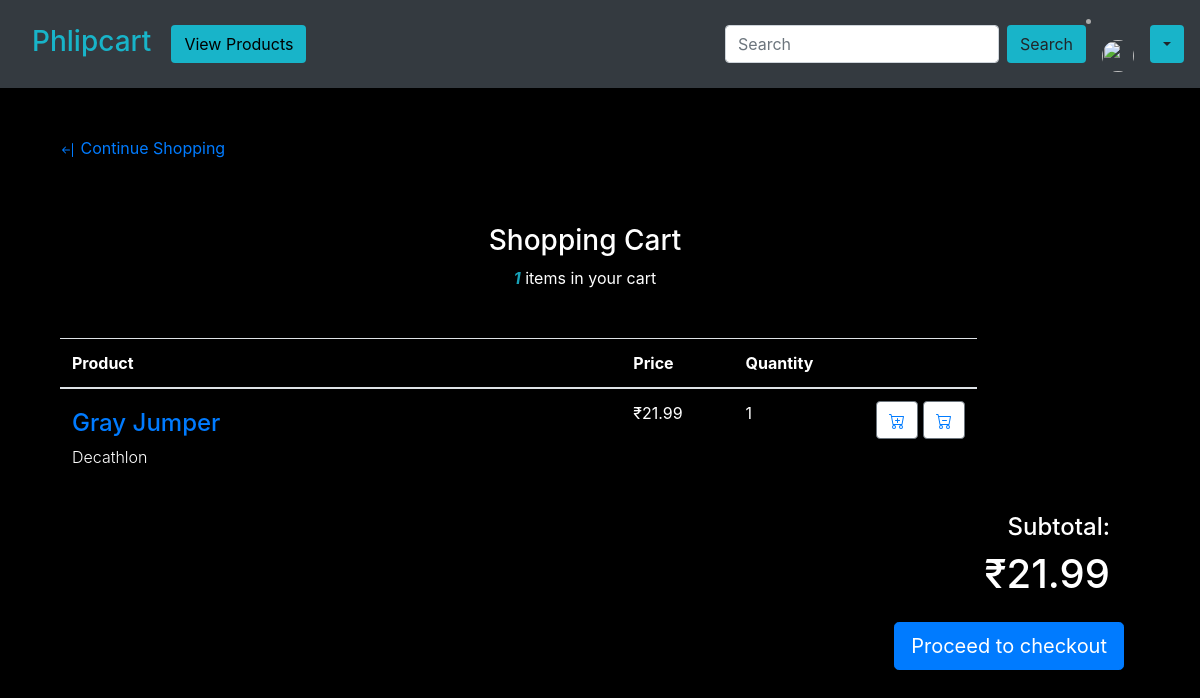
The app's page /cart (signed in) with its own data.
### base/models.py (models this page shows, shortened)
class CartProduct(models.Model):
    user = models.ForeignKey(settings.AUTH_USER_MODEL, on_delete=models.CASCADE,
                            blank=True, null=True)
    product = models.ForeignKey(Product, on_delete=models.CASCADE)
    quantity = models.IntegerField(default=1)

class Product(models.Model):
    title = models.CharField(max_length=100, blank=False, default='')
    price = models.FloatField(blank=False)
    available_units = models.IntegerField(blank=False, default='')
    description = models.TextField(max_length=500, blank=False, default='')
    seller = models.TextField(max_length=100, blank=False)
    categories = models.ForeignKey(Category, on_delete=models.CASCADE, default=True, null=False)
    ratings = models.ForeignKey(Rating, on_delete=models.CASCADE, blank=True, null=False)
    image = models.ImageField(upload_to='images/', default='images/default.jpg')
    slug = models.SlugField()
    def get_abs_url(self):
        return reverse("base:product", kwargs={
            'slug': self.slug
        })
    def get_add_to_cart_url(self):
        return reverse("base:add-to-cart", kwargs={
            'slug': self.slug
        })
    def get_remove_one_from_cart_url(self):
        return reverse("base:remove-one-from-cart", kwargs={
            'slug': self.slug
        })

### base/views.py (the view)
# urls.py: path('cart', views.cart_view, name='cart'),
@login_required
def cart_view(request):
    try:
        cart = Cart.objects.get(user=request.user, is_ordered=False)
        context = {
            'cart': cart
        }
        request.session['cart_count_num'] = cart.products.count()
        total_price = 0
        for prod in cart.products.all():
            total_price += (prod.product.price * prod.quantity)
        context['total_price'] = total_price
        context['picture'] = request.user.social_auth.get(provider='auth0').extra_data['picture']
        return render(request, "base/cart-view.html", context=context)
    except ObjectDoesNotExist:
        request.session['cart_count_num'] = 0
        messages.error(request, "Your cart is empty.")
        return redirect("base:profile")

### base/templates/base/cart-view.html (shortened to what this page needs)
{% extends "base/base.html" %}
{% block content %}
    <div class="col-sm-6 mb-3 mb-m-1 order-md-1 text-md-left">
        <a href="{% url 'base:view-products' %}">
             Continue Shopping</a>
    </div>
  <section class="pt-5 pb-5">
    <div class="container" style="color: white;">
      <div class="row w-100" style="color: white;">
          <div class="col-lg-12 col-md-12 col-12" style="color: white;">
              <h3 class="display-5 mb-2 text-center">Shopping Cart</h3>
              <p class="mb-5 text-center">
                  <i class="text-info font-weight-bold">{{ request.session.cart_count_num }}</i> items in your cart</p>
              <table id="shoppingCart" class="table table-condensed table-responsive">
                  <thead>
                      <tr>
                          <th style="width:60%; color: white;">Product</th>
                          <th style="width:12%; color: white;">Price</th>
                          <th style="width:10%; color: white;">Quantity</th>
                          <th style="width:16%"></th>
                      </tr>
                  </thead>
                  <tbody>
                      {% for cart_order in cart.products.all %}
                      <tr>
                          <td data-th="Product">
                              <div class="row">
                                  <div class="col-md-9 text-left mt-sm-2">
                                      <h4 style="color: white;"><a href="{{ cart_order.product.get_abs_url }}">{{ cart_order.product.title }}</a></h4>
                                      <p class="font-weight-light" style="color: white;">{{ cart_order.product.seller }}</p>
                                  </div>
                              </div>
                          </td>
                          <td data-th="Price" style="color: white;"><span>&#8377;{{ cart_order.product.price }}</td>
                          <td data-th="Quantity" style="color: white;">{{ cart_order.quantity }}</td>
                          <td class="actions" data-th="">
                              <div class="text-right">
                                <button class="btn btn-white border-secondary bg-white btn-md mb-2">
                                    <a href="{{ cart_order.product.get_add_to_cart_url }}">
                                      </a>
                                  </button>
                                  <button class="btn btn-white border-secondary bg-white btn-md mb-2">
                                    <a href="{{ cart_order.product.get_remove_one_from_cart_url }}">
                                      </a>
                                  </button>
                              </div>
                          </td>
                      </tr>
                      {% endfor %}
                  </tbody>
              </table>
              <div class="float-right text-right">
                  <h4>Subtotal:</h4>
                  <h1><span>&#8377;{{ total_price }}</h1>
              </div>
          </div>
      </div>
      <form action="{% url 'base:checkout' %}" method="POST">
        <button type="submit" value="checkout" name="checkout" class="btn btn-lg btn-primary float-right m-3">Proceed to checkout</button>
      </form>
  </div>
  </section>
{% endblock content %}

### base/static/base/main.css (style rules this page uses)
body { background: #fafafa00; color: #aaaaaa; background-color: #78c2c9; }
.bg-black { background-color: rgb(0, 0, 0); }

### records on screen
CartProduct: product "Gray Jumper", product.seller "Decathlon", product.price "21.99", quantity "1"

### other values on screen
{{ request.session.cart_count_num }} "1"
{{ total_price }} "21.99"
